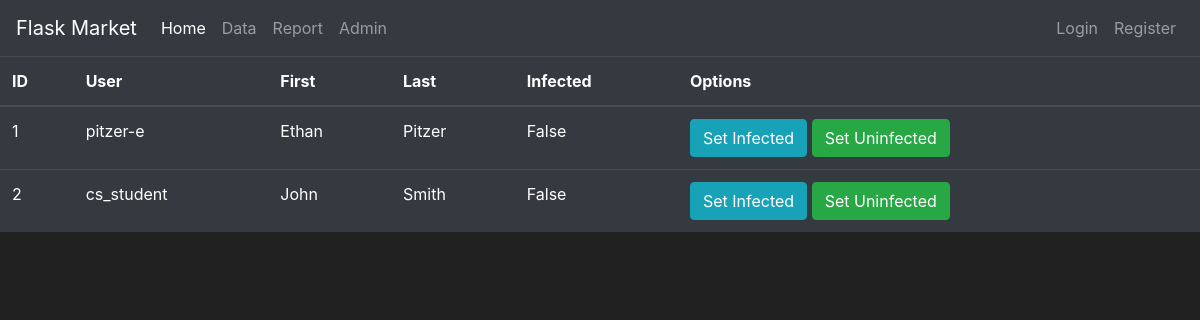
/admin, run on an earlier commit of the app's database.
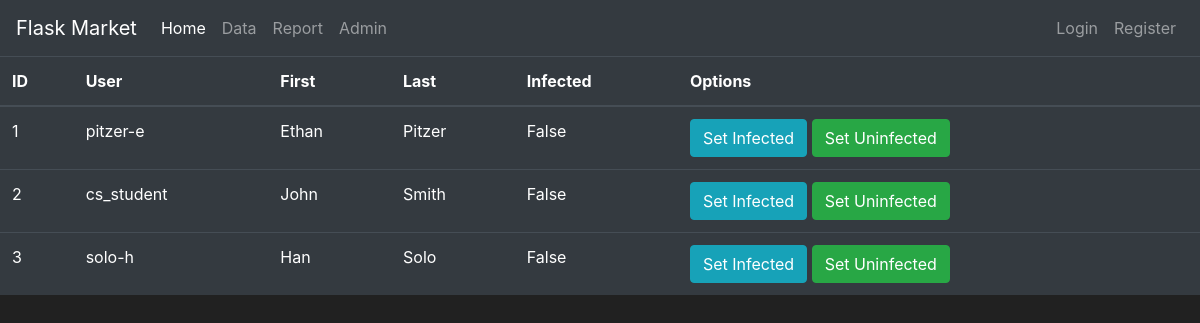
And on a later commit of the database.
### tracker/models.py (models this page shows, shortened)
class User(db.Model):
    first_name = db.Column(db.String(length=30), nullable=False)
    last_name = db.Column(db.String(length=30), nullable=False)
    user_name = db.Column(db.String(length=30), nullable=False, unique=True)
    password_hash = db.Column(db.String(length=60), nullable=False)
    is_infected = db.Column(db.Boolean(), nullable=False, default=False)
    user_id = db.Column(db.Integer(), primary_key=True)
    @property
    def password(self):
        return self.password

### tracker/routes.py (the view)
@app.route('/admin')
def admin_page():
    users = User.query.all()
    return render_template('admin.html', users=users)

### tracker/templates/admin.html (shortened to what this page needs)
{% extends 'base.html' %}
{% block content %}
    <table class="table table-hover table-dark">
        <thead>
        <tr>
            <th scope="col">ID</th>
            <th scope="col">User</th>
            <th scope="col">First</th>
            <th scope="col">Last</th>
            <th scope="col">Infected</th>
            <th scope="col">Options</th>
        </tr>
        </thead>
        <tbody>
        {% for user in users %}
            <tr>
                <td>{{ user.user_id }}</td>
                <td>{{ user.user_name }}</td>
                <td>{{ user.first_name }}</td>
                <td>{{ user.last_name }}</td>
                <td>{{ user.is_infected }}</td>
                <td>
                    <button class="btn btn-outline btn-info">Set Infected</button>
                    <button class="btn btn-outline btn-success">Set Uninfected</button>
                </td>
            </tr>
        {% endfor %}
        </tbody>
    </table>
{% endblock %}

### tracker/templates/base.html (shortened to what this page needs)
<!doctype html>
<html lang="en">
   <head>
      <link rel="stylesheet" href="https://cdn.jsdelivr.net/npm/bootstrap@4.5.3/dist/css/bootstrap.min.css">
   </head>
   <body>
    <nav class="navbar navbar-expand-md navbar-dark bg-dark">
      <a class="navbar-brand" href="#">Flask Market</a>
      <div class="collapse navbar-collapse" id="navbarNav">
        <ul class="navbar-nav mr-auto">
            <li class="nav-item active">
                <a class="nav-link" href="{{ url_for('home_page') }}">Home <span class="sr-only">(current)</span></a>
            </li>
            <li class="nav-item">
                <a class="nav-link" href="{{ url_for('data_page') }}">Data</a>
            </li>
            <li class="nav-item">
                <a class="nav-link" href="{{ url_for('report_page') }}">Report</a>
            </li>
            <li class="nav-item">
                <a class="nav-link" href="{{ url_for('admin_page') }}">Admin</a>
            </li>
        </ul>
        <ul class="navbar-nav">
            <li class="nav-item">
                <a class="nav-link" href="#">Login</a>
            </li>
            <li class="nav-item">
                <a class="nav-link" href="{{ url_for('register_page') }}">Register</a>
            </li>
        </ul>
      </div>
    </nav>
      {% block content %}
      {% endblock %}
   </body>
</html>

### tracker/templates/base.html (style rules this page uses)
body { background-color: #212121; color: white }

What changed in the data, as far as the page shows it:
added User: user_id "3", user_name "solo-h", first_name "Han", last_name "Solo", is_infected "False"
